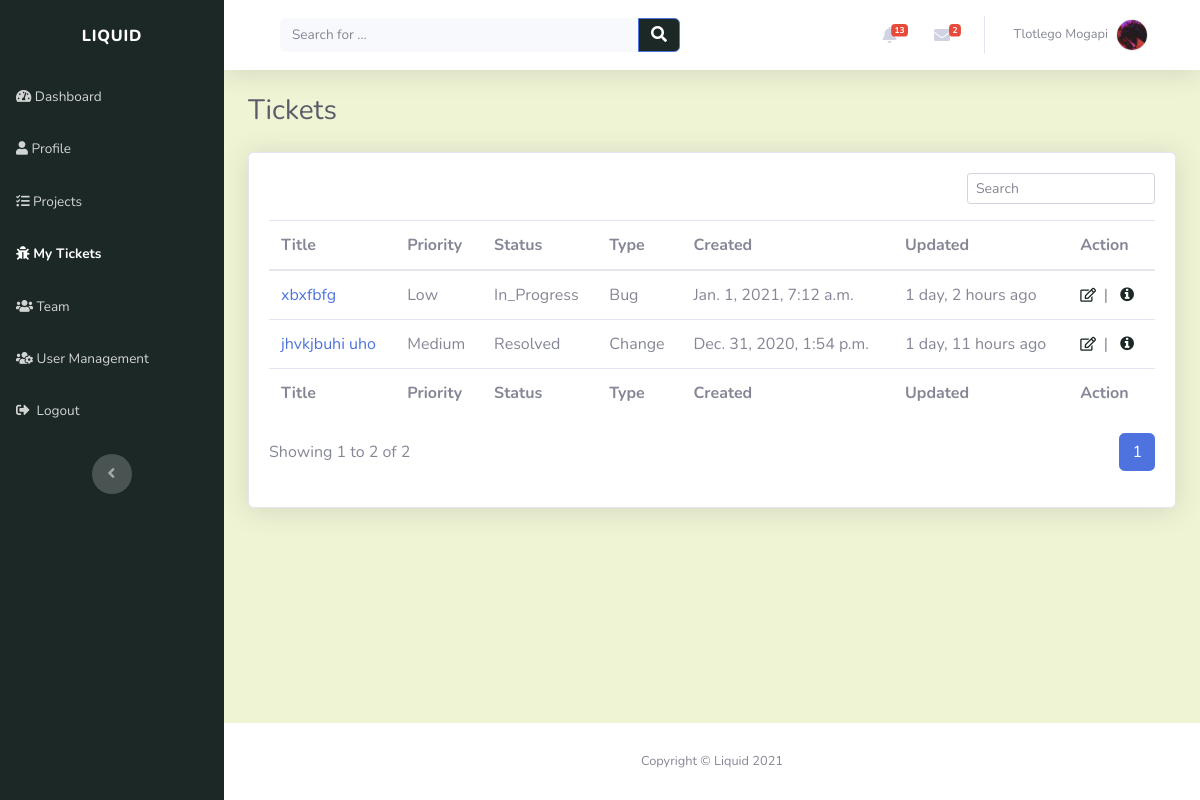
Page /tickets/ (signed in) on the earlier database version.
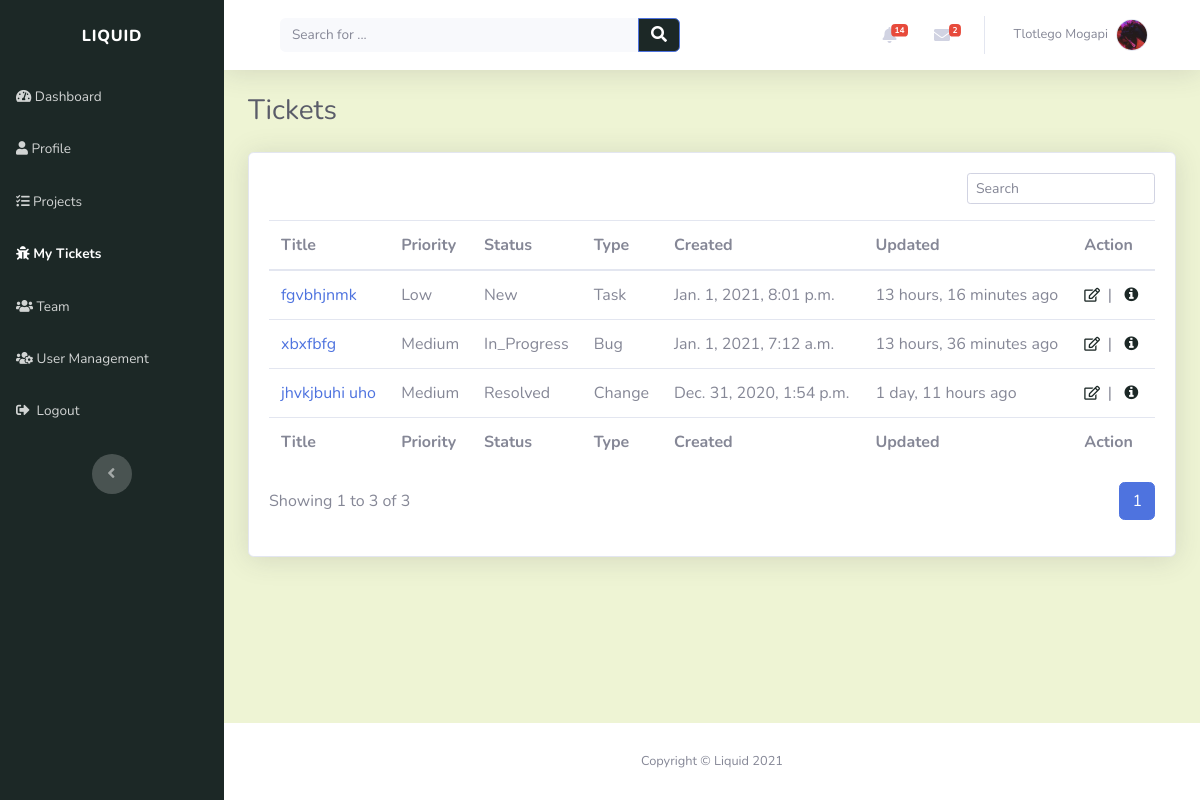
Same page on the later database version.
### account/models.py (models this page shows, shortened)
class Profile(models.Model):
    user = models.OneToOneField(settings.AUTH_USER_MODEL, on_delete=models.CASCADE, unique=True)
    profile_picture = models.ImageField(default='profile_images/default.jpg', upload_to='profile_images', blank=True)
    website = models.URLField(blank=True)
    first_name = models.CharField(max_length=30, blank=True)
    last_name = models.CharField(max_length=30, blank=True)
    address = models.CharField(max_length=50, blank=True)
    city = models.CharField(max_length=50, blank=True)
    country = models.CharField(max_length=50, blank=True)
    slug = models.SlugField(unique=True, blank=True)

### tickets/models.py (models this page shows, shortened)
class Ticket(models.Model):
    TICKET_PRIORITY = (
        ('LOW', 'Low'),
        ('MEDIUM', 'Medium'),
        ('HIGH', 'High'),
    )
    TICKET_STATUS = (
        ('NEW', 'New'),
        ('IN_PROGRESS', 'In Progress'),
        ('RESOLVED', 'Resolved'),
    )
    TICKET_TYPE = (
        ('TASK', 'Task'),
        ('BUG', 'Bug'),
        ('CHANGE', 'Change'),
        ('FEATURE', 'Feature request')
    )
    title = models.CharField(max_length=50)
    description = models.CharField(max_length=200)
    created_by = models.ForeignKey(Profile, on_delete=models.CASCADE)
    project = models.ForeignKey(Project, related_name="tickets", on_delete=models.CASCADE)
    created_on = models.DateTimeField(verbose_name="created_on", auto_now_add=True)
    updated = models.DateTimeField(verbose_name="date updated", auto_now=True)
    priority = models.CharField(max_length=12, choices=TICKET_PRIORITY, default='LOW')
    status = models.CharField(max_length=12, choices=TICKET_STATUS, default='NEW')
    class_type = models.CharField(max_length=12, choices=TICKET_TYPE, default='TASK')
    slug = models.SlugField(unique=True, blank=True)

### tickets/views.py (the view, shortened to what this page needs)
# urls.py: path('', views.tickets_view, name="tickets_page"),
@login_required(login_url='login_page')
def tickets_view(request):
    context = {}
    user = request.user
    user_profile = get_object_or_404(Profile, user=user)
    manager_project_roles = ProjectRole.objects.filter(user = user_profile).filter(user_role = "Project Manager")
    submitter_project_roles = ProjectRole.objects.filter(user = user_profile).filter(user_role = "Submitter")
    if user.is_admin:
        tickets = Ticket.objects.all().order_by('-created_on')
    else:
        user_tickets_assignments = TicketAssignee.objects.filter(user=user_profile).order_by('-created_on')
        tickets = [assignment.ticket for assignment in user_tickets_assignments]
    page = request.GET.get('page', 1)
    tickets_paginator = Paginator(tickets, TICKETS_PER_PAGE)
    try:
        tickets = tickets_paginator.page(page)
    except PageNotAnInteger:
        tickets = tickets_paginator.page(TICKETS_PER_PAGE)
    except EmptyPage:
        tickets = tickets_paginator.page(tickets.num_pages)
    context['user_tickets'] = tickets
    return render(request, "tickets/tickets.html", context)

### index/custom_processors.py (called while the page is built)
def profile_processor(request):
    if request.user.is_authenticated:
        user = request.user
        user_profile = get_object_or_404(Profile, user=user)
        user_messages = DirectMessage.objects.filter(receiver=user_profile).order_by('-created_on')[:5]
        user_alerts = Alert.objects.filter(user=user_profile).order_by('-created_on')[:5]
        return {'profile': user_profile, 'direct_messages': user_messages, 'alerts': user_alerts}
    else:
        return{}

### tickets/templates/tickets/tickets.html (shortened to what this page needs)
{% extends "index/header.html" %}
{% block content %}
<div class="d-sm-flex justify-content-between align-items-center mb-4">
	<h3 class="text-dark mb-0">Tickets</h3>
</div>
<div class="card shadow">
	<div class="card-body">
		<div class="row">
			<div class="col-md-12">
				<div class="text-md-right dataTables_filter" id="dataTable_filter">
					<label
						><input
							type="search"
							class="form-control form-control-sm"
							aria-controls="dataTable"
							placeholder="Search"
					/></label>
				</div>
			</div>
		</div>
		{% if user_tickets %}
		<div class="table-responsive table mt-2" id="dataTable" role="grid" aria-describedby="dataTable_info">
			<table class="table my-0" id="dataTable" aria-describedby="projects">
				<thead>
					{% include "tickets/snippets/table_header.html" %}
				</thead>
				<tbody>
					{% for ticket in user_tickets %} {% include "tickets/snippets/ticket.html" %} {%endfor%}
				</tbody>
				<tfoot>
					{% include "tickets/snippets/table_header.html" %}
				</tfoot>
			</table>
		</div>
		{% include "tickets/snippets/pagination.html" with tickets=user_tickets %} {% else %}
		<div style="padding-top: 20px" class="text-center">
			<p><strong>You have no tickets.</strong></p>
		</div>
		{% endif %}
	</div>
</div>
{% endblock %}

### index/templates/index/snippets/navbar.html (shortened to what this page needs)
<nav
	class="navbar navbar-light navbar-expand bg-white shadow mb-4 topbar static-top"
	style="background: rgb(238, 244, 212)"
>
	<div class="container-fluid">
		<div class="container-fluid">
			<form
				method="GET"
				action="{% url 'index_page' %}"
				target="_self"
				class="form-inline d-none d-sm-inline-block mr-auto ml-md-3 my-2 my-md-0 mw-100 navbar-search"
			>
				<div class="input-group">
					<input
						class="bg-light form-control border-0 small"
						type="search"
						placeholder="Search for ..."
						value="{{query}}"
						name="q"
					/>
					<div class="input-group-append">
						<button class="btn btn-primary py-0" type="submit" style="background: rgb(28, 40, 38)">
							<em class="fas fa-search"></em>
						</button>
					</div>
				</div>
			</form>
			<ul class="nav navbar-nav flex-nowrap ml-auto">
				<li class="nav-item dropdown no-arrow mx-1">
					<div class="nav-item dropdown no-arrow">
						<a class="dropdown-toggle nav-link" data-toggle="dropdown" aria-expanded="false" href="#"
							>{% if alerts %}<span class="badge badge-danger badge-counter"
								>{{profile.alert_set.all.count}}</span
							>
							{%endif%}<em class="fas fa-bell fa-fw"></em
						></a>
					</div>
				</li>
				<li class="nav-item dropdown no-arrow mx-1">
					<div class="nav-item dropdown no-arrow">
						<a class="dropdown-toggle nav-link" data-toggle="dropdown" aria-expanded="false" href="#"
							><em class="fas fa-envelope fa-fw"></em>{% if direct_messages %}<span
								class="badge badge-danger badge-counter"
								>{{profile.direct_messages.all.count}}</span
							>{%endif%}</a
						>
					</div>
				</li>
				<li class="nav-item dropdown no-arrow">
					<div class="nav-item dropdown no-arrow">
						<a class="dropdown-toggle nav-link" data-toggle="dropdown" aria-expanded="false" href="#"
							><span class="d-none d-lg-inline mr-2 text-gray-600 small">
								{% if profile.first_name and profile.last_name %} {{profile.first_name}}
								{{profile.last_name}} {% else %} {{user}} {%endif%}
							</span>
							<img
								class="border rounded-circle img-profile"
								src="{{profile.profile_picture.url}}"
								alt="user image"
							/>
						</a>
					</div>
				</li>
			</ul>
		</div>
	</div>
</nav>

### tickets/templates/tickets/snippets/ticket.html
<tr style="white-space: nowrap">
	<td><a href="{% url 'view_ticket' ticket.slug %}">{{ ticket.title | truncatechars:40 }}</a></td>
	<td>{{ ticket.priority|title }}</td>
	<td>{{ ticket.status|title }}</td>
	<td>{{ ticket.class_type|title }}</td>
	<td>{{ ticket.created_on }}</td>
	<td>{{ ticket.updated|timesince }} ago</td>
	<td>{% include "tickets/snippets/ticket_action.html" %}</td>
</tr>

### tickets/templates/tickets/snippets/ticket_action.html
<a role="button" href="{% url 'edit_ticket' ticket.slug %}" style="color: rgb(28, 40, 38)" title="Edit"
	><em class="far fa-edit fa-sm">&nbsp</em></a
>
|&nbsp&nbsp
<a role="button" href="{% url 'view_ticket' ticket.slug %}" style="color: rgb(28, 40, 38)" title="More information"
	><em class="fa fa-info-circle">&nbsp</em></a
>

Differences in the rows shown:
computed for Profile "Tlotlego": alert_set.all.count "13" → "14"
added Ticket: title "fgvbhjnmk", priority "Low", status "New", class_type "Task", created_on "Jan. 1, 2021, 8:01 p.m.", updated "13 hours, 16 minutes"
changed Ticket "xbxfbfg": priority "Low" → "Medium"; updated "1 day, 2 hours" → "13 hours, 36 minutes"
Other differences:
{{ tickets.end_index }}: "2" → "3"
{{ tickets.paginator.count }}: "2" → "3"
